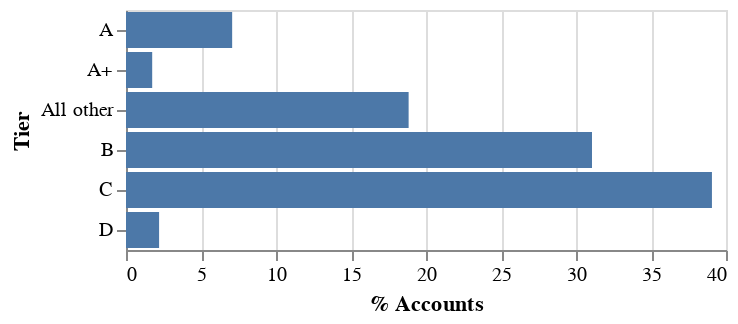

This figure's notebook cell:
### Markdown cell above
#### Bar chart

The next graph proposed to tackle is a horizontal bar chart. Since now the comparison does not involve angles and are aligned at the start point, discerning the segment's scale is easier.

This is the default representation in Altair:

### Code cell
# Default altair bar chart

alt.Chart(table_charts).mark_bar().encode(
    y = alt.Y('Tier'),
    x = alt.X('% Accounts'))

### Figure 1 — Vega-Lite specification as saved in the notebook (floating-point values rounded to 4 significant figures)
{"config": {"view": {"continuousWidth": 300, "continuousHeight": 300}}, "data": {"name": "data-35f9124c4b8dd7e8e6a83d69924ed8ee"}, "mark": {"type": "bar"}, "encoding": {"x": {"field": "% Accounts", "type": "quantitative"}, "y": {"field": "Tier", "type": "nominal"}}, "$schema": "https://vega.github.io/schema/vega-lite/v5.15.1.json", "datasets": {"data-35f9124c4b8dd7e8e6a83d69924ed8ee": [{"Tier": "A+", "# of Accounts": 19.0, "% Accounts": 1.746, "Revenue ($M)": 3.927, "% Revenue": 21.0}, {"Tier": "A", "# of Accounts": 77.0, "% Accounts": 7.077, "Revenue ($M)": 4.675, "% Revenue": 25.0}, {"Tier": "B", "# of Accounts": 338.0, "% Accounts": 31.07, "Revenue ($M)": 5.984, "% Revenue": 32.0}, {"Tier": "C", "# of Accounts": 425.0, "% Accounts": 39.06, "Revenue ($M)": 2.805, "% Revenue": 15.0}, {"Tier": "D", "# of Accounts": 24.0, "% Accounts": 2.206, "Revenue ($M)": 0.374, "% Revenue": 2.0}, {"Tier": "All other", "# of Accounts": 205.0, "% Accounts": 18.84, "Revenue ($M)": 0.935, "% Revenue": 5.0}]}}
